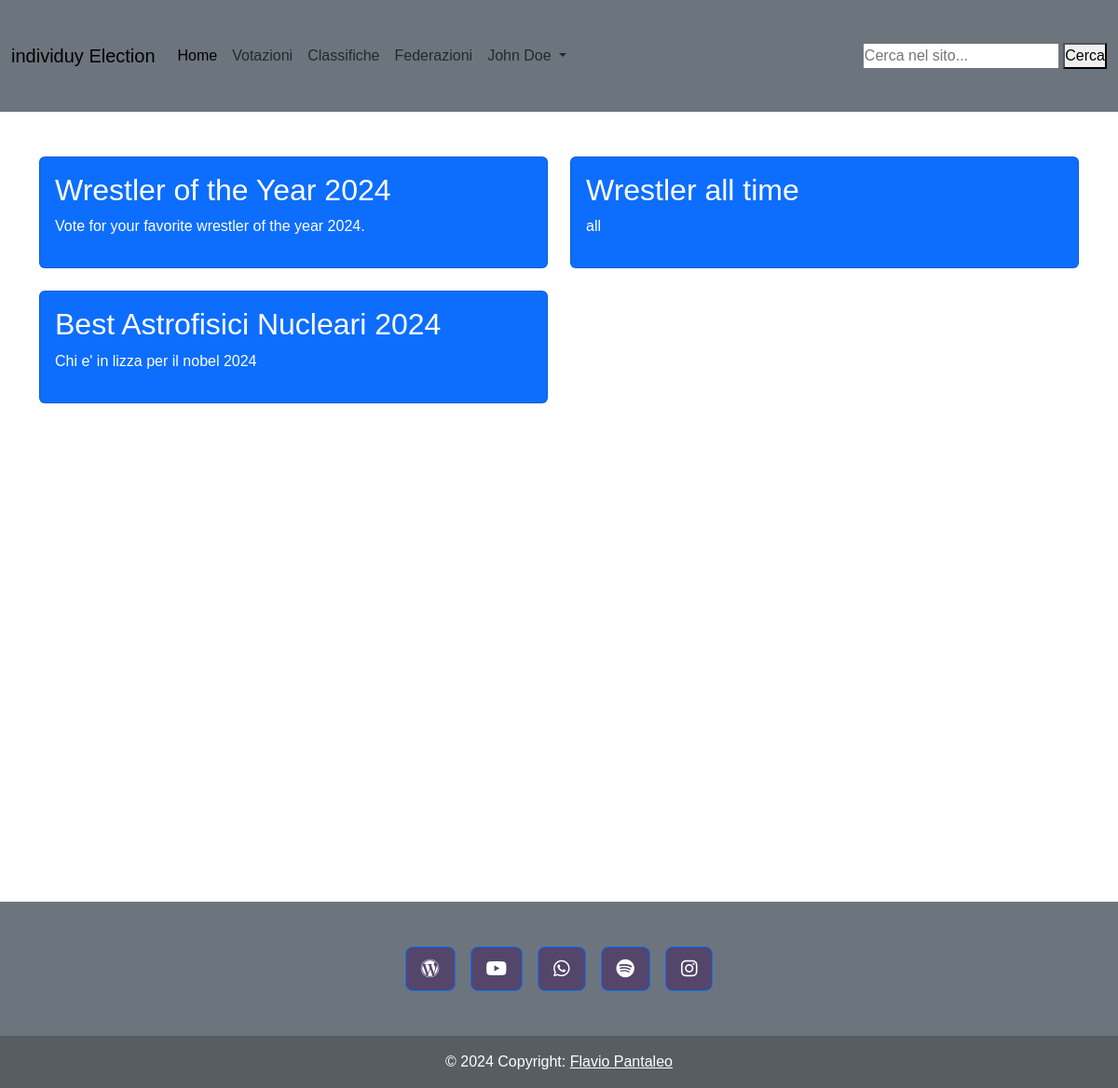
/index.php?page=votazione_dettaglio_wrestler (signed in), run on the app's committed database.
### tables this page shows
CREATE TABLE `users` (
  `id_user` int(11) NOT NULL,
  `fullname` varchar(200) DEFAULT NULL,
  `email` varchar(200) DEFAULT NULL,
  `username` varchar(200) DEFAULT NULL,
  `image_path` varchar(200) DEFAULT NULL,
  `password` varchar(200) DEFAULT NULL,
  `created_at` timestamp NOT NULL DEFAULT current_timestamp(),
  `role` varchar(50) DEFAULT 'user',
  `reset_token` varchar(255) DEFAULT NULL,
  `token_expiry` datetime DEFAULT NULL
);

CREATE TABLE `list_ranking` (
  `id_ranking` int(11) NOT NULL,
  `ranking_name` varchar(200) DEFAULT NULL,
  `description` text DEFAULT NULL,
  `ranking` varchar(255) NOT NULL,
  `status` int(3) DEFAULT NULL,
  `category_id` int(11) DEFAULT NULL,
  `include_inactive` tinyint(1) DEFAULT 0
);

### app/Controllers/UserController.php (called while the page is built, shortened)
<?php
class UserController {
    private $userDAO;
    public function __construct() {
        $this->userDAO = new UserDAO();
    }
    public function getSingleUser($id) {
        return $this->userDAO->getSingleUser($id);
    }
}

### app/Core/DB.php (called while the page is built, shortened)
<?php
class DB {
    protected function connect (){
        try {
            $localHost = $_ENV['DB_HOST'];
            $dbname = $_ENV['DB_NAME'];
            $user = $_ENV['DB_USER'];
            $pass = $_ENV['DB_PASS'];
            $conn = new PDO("mysql:host=".$localHost.";dbname=".$dbname.";",$user, $pass);
            return $conn;
        } catch (PDOException $e) {
            echo $e->getMessage() . "<br> Database Connection Error";
            die();
        }
    }
}
?>

### app/DAO/UserDao.php (called while the page is built, shortened)
<?php
class UserDAO extends DB {
    public function getSingleUser($id) {
        try {
            $stmt = $this->connect()->prepare("SELECT * FROM users WHERE id_user = ?");
            $stmt->execute([$id]);
            $userDB = $stmt->fetch(PDO::FETCH_ASSOC);
            if ($userDB) {
                return new User($userDB['id_user'], $userDB['fullname'], $userDB['email'], $userDB['username'], $userDB['image_path'], $userDB['role']);
            }
            return null;
        } catch (PDOException $e) {
            error_log("PDOException in getSingleUser: " . $e->getMessage());
            return null;
        }
    }
}

### app/Models/User.php (called while the page is built, shortened)
<?php
class User {
    public function __construct($id, $fullname, $email, $username, $user_pic, $role) {
        $this->fullname = $fullname;
    }
}
?>

### app/Controllers/RankingController.php (called while the page is built, shortened)
<?php
class RankingController {
    private $rankingDAO;
    public function __construct() {
        $this->rankingDAO = new RankingDAO();
    }
    public function getRankingPerCategory($category) {
        return $this->rankingDAO->getRankingPerCategory($category);
    }
}

### app/DAO/RankingDAO.php (called while the page is built, shortened)
<?php
class RankingDAO extends DB {
    public function getRankingPerCategory($category) {
        try {
            $stmt = $this->connect()->prepare("SELECT id_ranking, ranking_name, description, ranking, status, category_id, include_inactive FROM list_ranking WHERE ranking = ?");
            $stmt->execute([$category]);
            $rankings = [];
            while ($row = $stmt->fetch(PDO::FETCH_ASSOC)) {
                $rankings[] = new Ranking(
                    $row['id_ranking'],
                    $row['ranking_name'],
                    $row['description'],
                    $row['ranking'],
                    $row['status'],
                    $row['category_id'],
                    $row['include_inactive']
                );
            }
            return $rankings;
        } catch (PDOException $e) {
            error_log("PDOException in getRankingPerCategory: " . $e->getMessage());
            return [];
        }
    }
}

### app/Models/Ranking.php (called while the page is built, shortened)
<?php
class Ranking {
    public function __construct($id, $name, $description, $rankingType, $status, $categoryId, $includeInactive) {
        $this->id = $id;
        $this->name = $name;
        $this->description = $description;
        $this->categoryId = $categoryId;
    }
}
?>

### resources/Views/votazioni/single_wrestler/votazione_dettaglio_wrestler.php (the view)
<?php
$rankingSingleWrestler = $rankingController->getRankingPerCategory('wrestler');
?>
<main class="container">
    <div class="row my-5">
        <?php if (!empty($rankingSingleWrestler)): ?>
            <?php foreach($rankingSingleWrestler as $ranking) : ?>
                <div class="col-md-6 mb-4">
                    <a href="index.php?page=lista_candidati&id_ranking=<?php echo $ranking->id; ?>&id_cat=<?php echo $ranking->categoryId; ?>">
                        <div class="card bg-primary text-white">
                            <div class="card-body">
                                <h2><?= htmlspecialchars($ranking->name); ?></h2>
                                <p><?= htmlspecialchars($ranking->description); ?></p>
                            </div>
                        </div>
                    </a>
                </div>
            <?php endforeach; ?>
        <?php else: ?>
            <div class="col-12">
                <p>Nessun ranking trovato per la categoria specificata.</p>
            </div>
        <?php endif; ?>
    </div>
</main>

### includes/header.php (shortened to what this page needs)
<?php
if (isset($_SESSION['userId'])) {
    $userId = $_SESSION['userId'];
    $singleUser = $userController->getSingleUser($userId);
}
?>
<!DOCTYPE html>
<html lang="it">
<head>
    <link rel="stylesheet" href="<?php echo ROOT; ?>/node_modules/@fortawesome/fontawesome-free/css/all.min.css">
    <link rel="stylesheet" href="<?php echo ROOT; ?>/node_modules/bootstrap/">
    <link rel="stylesheet" href="<?php echo ROOT; ?>/assets/public/css/styles.css">
</head>
<body>
<header class="">
    <nav class="navbar navbar-expand-lg navbar-light bg-secondary">
        <div class="container-fluid">
            <a class="navbar-brand" href="index.php?page=home">individuy Election</a>
            <div class="collapse navbar-collapse" id="navbarSupportedContent">
            <ul class="navbar-nav me-auto mb-2 mb-lg-0">
                <li class="nav-item">
                <a class="nav-link active" aria-current="page" href="index.php?page=home">Home</a>
                </li>
                <li class="nav-item">
                    <a class="nav-link" href="index.php?page=lists">Votazioni</a>
                </li>
                <li class="nav-item">
                    <a class="nav-link" href="index.php?page=indice_classifiche">Classifiche</a>
                </li>
                <li class="nav-item">
                    <a class="nav-link" href="index.php?page=federation_list">Federazioni</a>
                </li>
                <li class="nav-item dropdown">
                    <a class="nav-link dropdown-toggle" href="#" id="navbarDropdown" role="button" data-bs-toggle="dropdown" aria-expanded="false">
                        <?= isset($_SESSION['fullname']) ? $singleUser->fullname : 'Utente' ?>
                    </a>
                </li>
            </ul>
            <form action="index.php?page=search" method="get">
                <input type="text" name="query" placeholder="Cerca nel sito..." required>
                <button type="submit">Cerca</button>
            </form>
            </div>
        </div>
    </nav>
</header>

### data on the page
users: fullname "John Doe"
list_ranking: ranking_name "Wrestler of the Year 2024", description "Vote for your favorite wrestler of the year 2024."
list_ranking: ranking_name "Wrestler all time", description "all"
list_ranking: ranking_name "Best Astrofisici Nucleari 2024", description "Chi e' in lizza per il nobel 2024"
